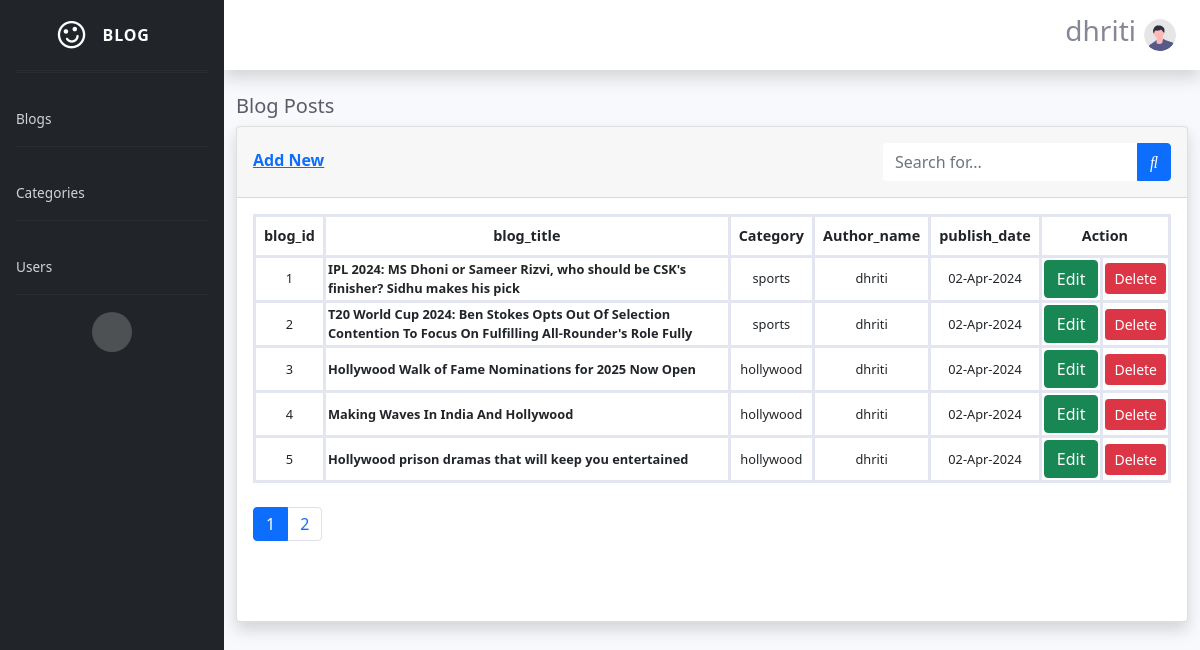
/admin/index.php (signed in), run on the app's committed database.
### tables this page shows
CREATE TABLE `blog` (
  `blog_id` int(11) NOT NULL,
  `blog_title` varchar(255) NOT NULL,
  `blog_body` longtext NOT NULL,
  `blog_image` varchar(255) NOT NULL,
  `category` int(11) NOT NULL,
  `author_id` int(11) NOT NULL,
  `publish_date` timestamp NOT NULL DEFAULT current_timestamp()
);

CREATE TABLE `category` (
  `cat_id` int(11) NOT NULL,
  `cat_name` varchar(255) NOT NULL
);

CREATE TABLE `users` (
  `user_id` int(11) NOT NULL,
  `username` varchar(255) DEFAULT NULL,
  `email` varchar(255) DEFAULT NULL,
  `password` varchar(255) DEFAULT NULL,
  `role` int(11) NOT NULL
);

### admin/index.php (the view, shortened to what this page needs)
<?php
include 'header.php';
if (isset($_SESSION['user_data'])) {
    $userID = $_SESSION['user_data']['0'];
}
if (!isset($_GET['page'])) {
    $page = 1;
} else {
    $page = $_GET['page'];
}
$limit = 5;
$offset = ($page - 1) * $limit;
?>
<div class="container-fluid" id="adminpage">
    <h5 class="mb-2 text-gray-800">Blog Posts</h5>
    <div class="card shadow">
        <div class="card-header py-3 d-flex justify-content-between">
            <div>
                <a href="add_blog.php">
                    <h6 class="font-weight-bold text-primary mt-2">Add New</h6>
                </a>
            </div>
            <div>
                <form class="navbar-search">
                    <div class="input-group">
                        <input type="text" class="form-control bg-white border-0 small" placeholder="Search for...">
                        <div class="input-group-append">
                            <button class="btn btn-primary" type="button"> <i class="fas fa-search fa-sm"></i> </button>
                        </div>
                    </div>
                </form>
            </div>
        </div>
        <div class="card-body">
            <div class="table-responsive">
                <table class="table table-bordered" id="dataTable" width="100%" cellspacing="0">
                    <thead>
                        <tr>
                            <th>blog_id</th>
                            <th>blog_title</th>
                            <th>Category</th>
                            <th>Author_name</th>
                            <th>publish_date</th>
                            <th colspan="2">Action</th>
                        </tr>
                    </thead>
                    <tbody>
                        <?php
$query = "SELECT blog.*, category.cat_name, users.username
                                FROM blog
                                LEFT JOIN category ON blog.category = category.cat_id
                                LEFT JOIN users ON blog.author_id = users.user_id
                                WHERE user_id='$userID'
                                ORDER BY blog.publish_date DESC
                                limit $offset,$limit";
$result = mysqli_query($conn, $query);
if (mysqli_num_rows($result) > 0) {
    while ($row = mysqli_fetch_assoc($result)) {
        ?>
                        <tr>
                            <td><?=++$offset?></td>
                            <td class="bold-left"><?=$row['blog_title']?></td>
                            <td><?=$row['cat_name']?></td>
                            <td><?=$row['username']?></td>
                            <td><?=date('d-M-Y', strtotime($row['publish_date']))?></td>
                            <td>
                                <a href="edit_blogs.php?id=<?=$row['blog_id'];?>" class="btn btn-success">Edit</a>
                            </td>
                            <td>
                                <form action="" method="POST"
                                    onsubmit="return confirm('Are you sure you want to delete the record?')">
                                    <input type="submit" name="delete_blog" value="Delete"
                                        class="btn btn-sm btn-danger">
                                </form>
                            </td>
                        </tr>
                        <?php
}
} else {
    echo "<tr><td colspan='6'>No blog posts found.</td></tr>";
}
?>
                    </tbody>
                </table>
                <?php
$pagination = "SELECT * FROM blog WHERE author_id='$userID'";
$run_q = mysqli_query($conn, $pagination);
$total = mysqli_num_rows($run_q);
$pages = ceil($total / $limit);
if ($total > $limit) {?>
                <ul class="pagination pt-2 pb-5">
                    <?php for ($i = 1; $i <= $pages; $i++) {?>
                    <li class="page-item <?=($i == $page) ? $active = 'active' : '';?>">
                        <a href="index.php?page=<?=$i?>" class="page-link"><?=$i?></a>
                    </li>
                    <?php }?>
                </ul>
                <?php
}?>
            </div>
        </div>
    </div>
</div>
</div>
<?php include 'footer.php'?>

### admin/index.php (style rules this page uses)
.bold-left { text-align: left; font-weight: bold; }

### data on the page
blog: blog_title "IPL 2024: MS Dhoni or Sameer Rizvi, who should be CSK's finisher? Sidhu makes his pick", category.cat_name "sports", author.username "dhriti", publish_date "02-Apr-2024"
blog: blog_title "T20 World Cup 2024: Ben Stokes Opts Out Of Selection Contention To Focus On Fulfilling All-Rounder's Role Fully", category.cat_name "sports", author.username "dhriti", publish_date "02-Apr-2024"
blog: blog_title "Hollywood Walk of Fame Nominations for 2025 Now Open", category.cat_name "hollywood", author.username "dhriti", publish_date "02-Apr-2024"
blog: blog_title "Making Waves In India And Hollywood", category.cat_name "hollywood", author.username "dhriti", publish_date "02-Apr-2024"
blog: blog_title "Hollywood prison dramas that will keep you entertained", category.cat_name "hollywood", author.username "dhriti", publish_date "02-Apr-2024"

### other printed values
$name "dhriti"
